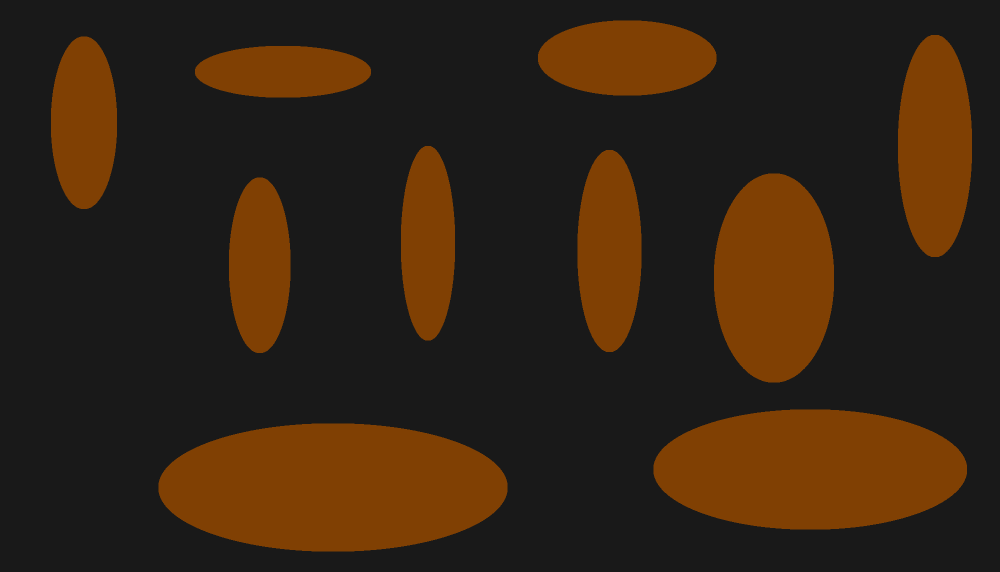
#> input picture ObjectDetection/Test.png, 2000 x 1144 px (shown at 1/2 size)
$ python -i main.py   (imports and definitions only)   (older library calls are emulated)
#> lines starting #> are read from the running program, lines starting #| are printed output that depends on the picture; after the words box and inside, x2 and y2 are one past the last pixel; in counts of white or black regions, pixels touching at a corner belong together
#> further down, picture is the input picture: shape (1144, 2000, 3); mean B, G, R 19.2, 35.4, 52.4
import sys
from PyQt5.QtCore import pyqtSlot
from PyQt5.QtWidgets import QApplication, QDialog
from PyQt5.uic import loadUi
from PyQt5.QtGui import QPixmap, QImage, qRgb
import cv2
import numpy as np
from imutils import perspective
from scipy.spatial import distance as dist

# [1 line that did not run here, left out]

# [17 lines left out: function toQImage, not called in this run]

# [1 line not run here, left out]
# [1 line that did not run here, left out]
# [1 line that did not run here, left out]

# [1 line that did not run here, left out]

# [1 line that did not run here, left out]
green = (124,252,0)
blue = (0,0,255)
red = (220,20,60)
purple = (138,43,226)

# [24 lines left out: function find_objects, not called in this run]


def threshold_image(image):
    blur = cv2.GaussianBlur(image,(15,15),0)
    image2 = cv2.cvtColor(blur, cv2.COLOR_BGR2GRAY)
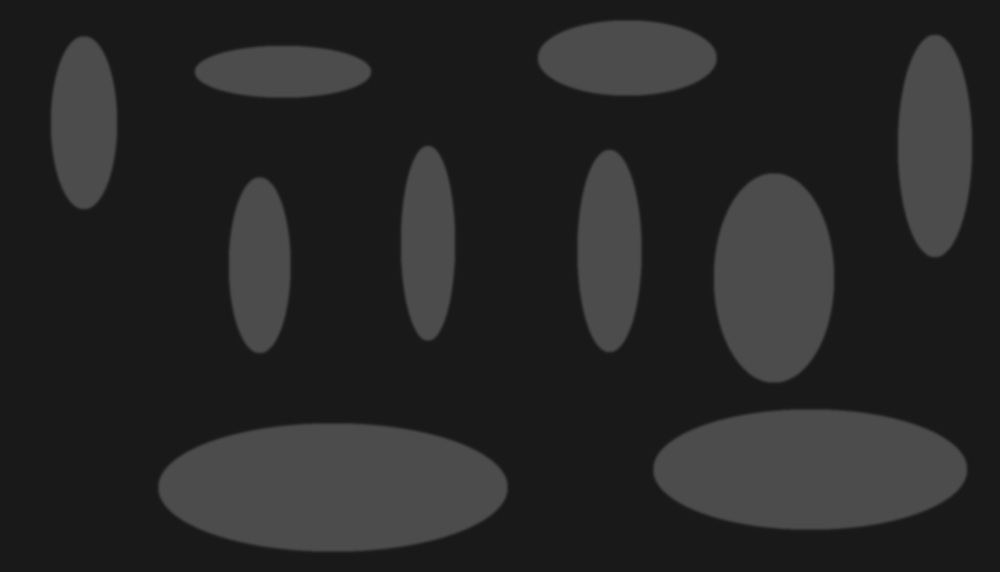
#> image2: shape (1144, 2000) (shown at 1/2 size); min 25, max 76, mean 38.6
    ret, image2 = cv2.threshold(image2,0,250,cv2.THRESH_BINARY+cv2.THRESH_OTSU)
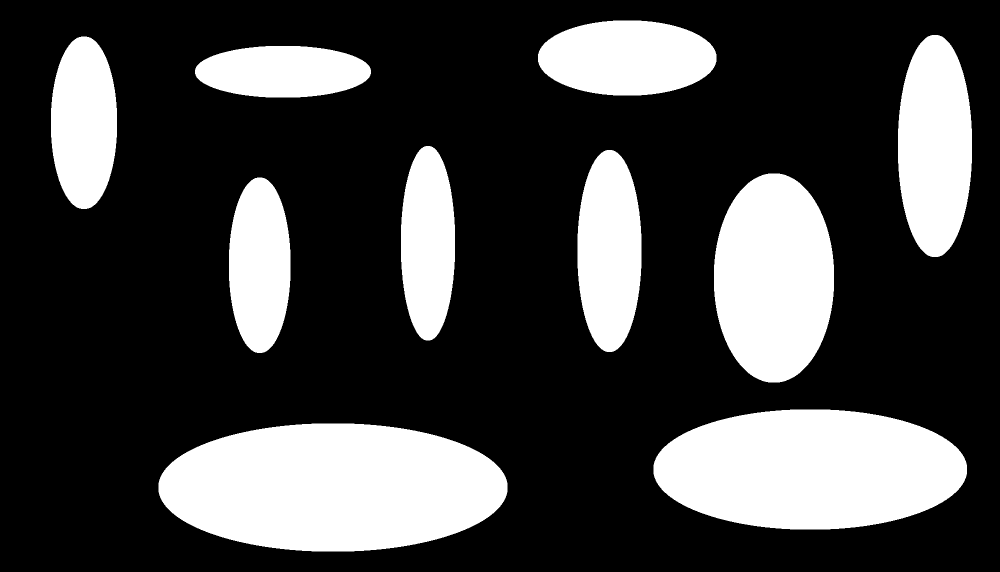
#> image2: shape (1144, 2000) (shown at 1/2 size); values 0 (black) and 250 (white), 26.6% white; 10 white regions, largest, box (x1, y1, x2, y2) and area: (317, 847, 1015, 1103) 141216, (1307, 819, 1934, 1059) 119012, (1428, 347, 1668, 765) 79405
#> ret = 50
    return image2

# [30 lines left out: functions draw_ellipses, draw_lines, filter_by_width, not called in this run]

# [1 line that did not run here, left out]

# [1 line that did not run here, left out]

# [1 line that did not run here, left out]

# [219 lines that did not run here, left out]


# [1 line not run here, left out]
# [1 line that did not run here, left out]
# [2 lines not run here, left out]


>>> import cv2
>>> picture = cv2.imread('Test.png')
>>> result = threshold_image(picture)
